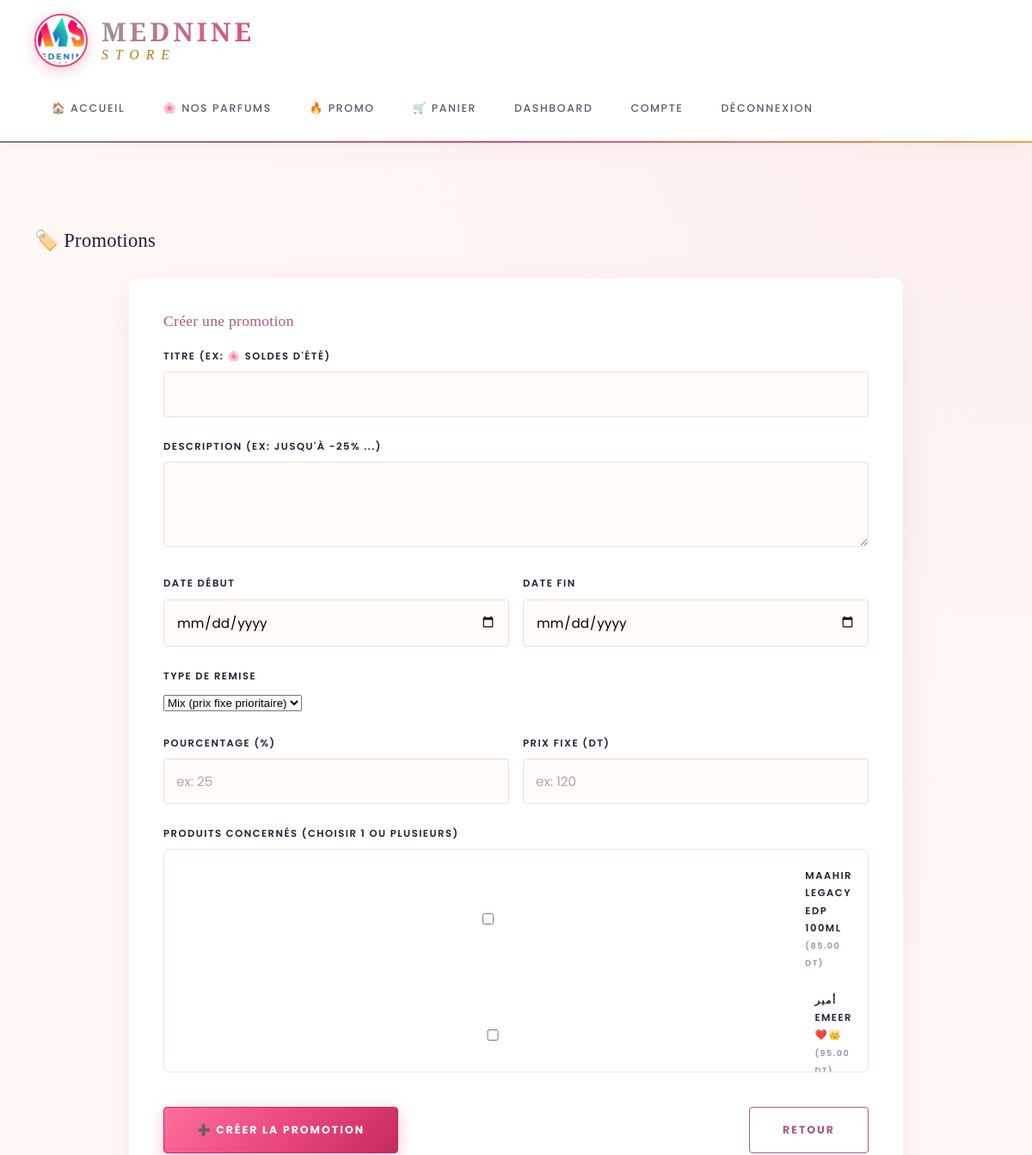
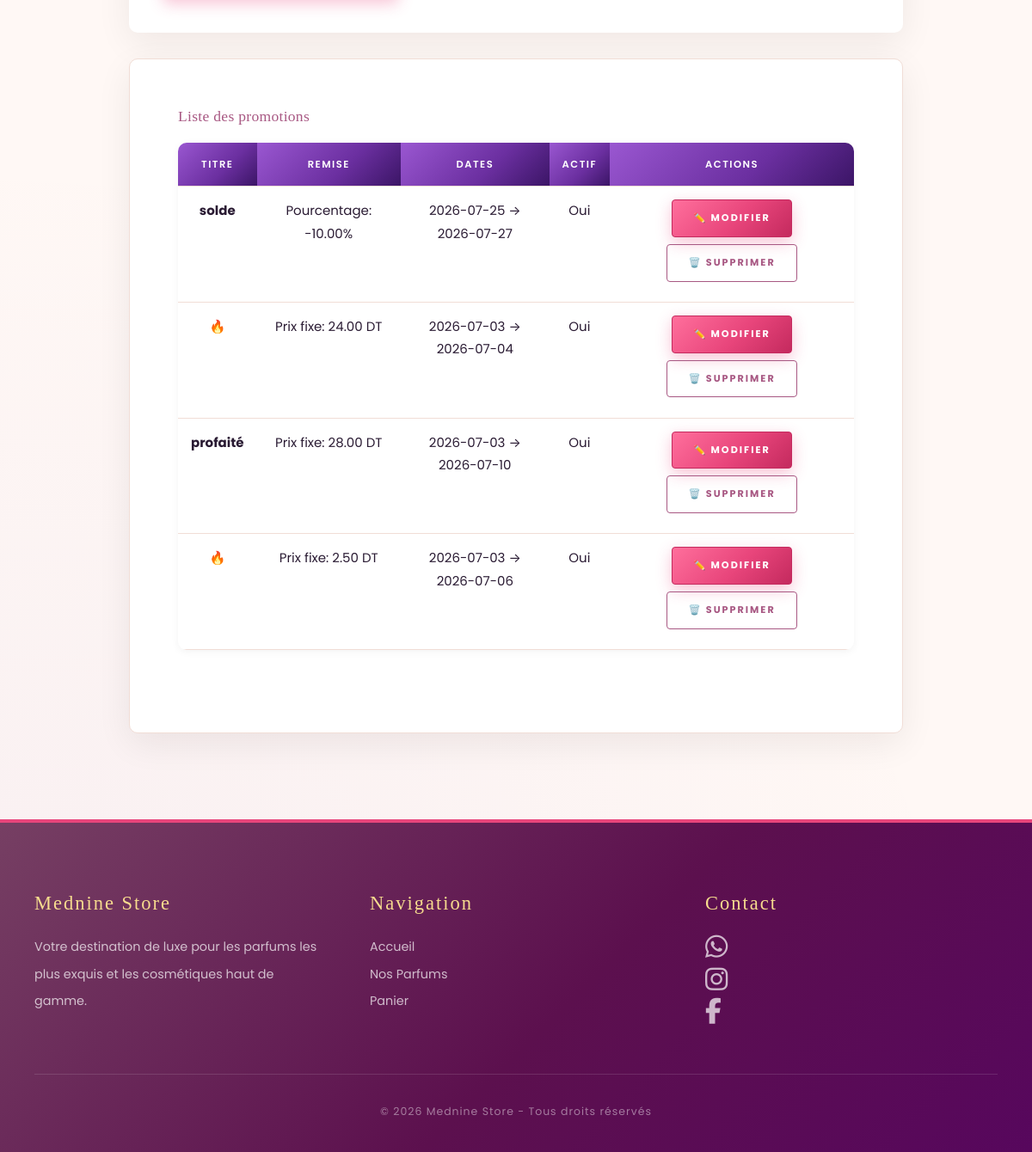
Screenshot of /admin/promotions.php (signed in) with the database file from the repository (2 pictures, top to bottom).
### tables this page shows
CREATE TABLE `produits` (
  `id` int(11) NOT NULL AUTO_INCREMENT,
  `nom` varchar(255) NOT NULL,
  `description` text DEFAULT NULL,
  `prix` decimal(10,2) NOT NULL,
  `image` varchar(255) DEFAULT NULL,
  `categorie_id` int(11) DEFAULT NULL,
  `marque_id` int(11) DEFAULT NULL,
  PRIMARY KEY (`id`),
  KEY `categorie_id` (`categorie_id`),
  KEY `marque_id` (`marque_id`)
);

CREATE TABLE `promotions` (
  `id` int(11) NOT NULL AUTO_INCREMENT,
  `titre` varchar(255) NOT NULL,
  `description` text DEFAULT NULL,
  `pourcentage` decimal(6,2) DEFAULT NULL,
  `prix_fixe` decimal(10,2) DEFAULT NULL,
  `type_promo` enum('prix_fixe','pourcentage','mix') NOT NULL DEFAULT 'mix',
  `date_debut` date DEFAULT NULL,
  `date_fin` date DEFAULT NULL,
  `actif` tinyint(1) NOT NULL DEFAULT 1,
  `date_creation` datetime NOT NULL DEFAULT current_timestamp(),
  PRIMARY KEY (`id`)
);

### admin/promotions.php (the view, shortened to what this page needs)
<?php
require __DIR__ . '/../includes/db.php';
include __DIR__ . '/../includes/header.php';
$stmtPromo = $conn->query("SELECT * FROM promotions ORDER BY date_creation DESC");
$promotions = $stmtPromo->fetchAll(PDO::FETCH_ASSOC);
$stmtProd = $conn->query("SELECT id, nom, prix FROM produits ORDER BY nom ASC");
$products = $stmtProd->fetchAll(PDO::FETCH_ASSOC);
?>
<section class="section">
    <h1>🏷️ Promotions</h1>
    <div class="admin-form" style="margin:30px auto; max-width:900px;">
        <h3 style="margin-bottom:20px; color: var(--secondary);">Créer une promotion</h3>
        <form method="post" enctype="multipart/form-data">
            <div class="form-group">
                <label>Titre (ex: 🌸 SOLDES D'ÉTÉ)</label>
                <input type="text" name="titre" required>
            </div>
            <div class="form-group">
                <label>Description (ex: Jusqu'à -25% ...)</label>
                <textarea name="description" rows="3"></textarea>
            </div>
            <div class="form-group" style="display:grid; grid-template-columns: 1fr 1fr; gap:16px;">
                <div>
                    <label>Date début</label>
                    <input type="date" name="date_debut">
                </div>
                <div>
                    <label>Date fin</label>
                    <input type="date" name="date_fin">
                </div>
            </div>
            <div class="form-group">
                <label>Type de remise</label>
                <select name="type_promo" id="type_promo">
                    <option value="mix" selected>Mix (prix fixe prioritaire)</option>
                </select>
            </div>
            <div class="form-group" style="display:grid; grid-template-columns: 1fr 1fr; gap:16px;">
                <div>
                    <label>Pourcentage (%)</label>
                    <input type="number" name="pourcentage" step="0.01" placeholder="ex: 25">
                </div>
                <div>
                    <label>Prix fixe (DT)</label>
                    <input type="number" name="prix_fixe" step="0.01" placeholder="ex: 120">
                </div>
            </div>
            <div class="form-group">
                <label>Produits concernés (choisir 1 ou plusieurs)</label>
                <div style="max-height:260px; overflow:auto; border:1px solid var(--border); border-radius:8px; padding:12px;">
                    <?php foreach ($products as $p): ?>
                        <label style="display:flex; align-items:center; gap:10px; padding:8px 6px;">
                            <input type="checkbox" name="produits[]" value="<?= (int)$p['id'] ?>">
                            <span style="flex:1;">
                                <?= htmlspecialchars($p['nom']) ?>
                                <small style="color: var(--text-light);">(<?= number_format((float)$p['prix'], 2) ?> DT)</small>
                            </span>
                        </label>
                    <?php endforeach; ?>
                </div>
            </div>
            <div class="admin-actions">
                <button type="submit" class="btn">➕ Créer la promotion</button>
                <a href="index.php" class="btn btn-outline">Retour</a>
            </div>
        </form>
    </div>
    <div class="admin-card" style="max-width:900px; margin:0 auto;">
        <h3 style="margin-bottom:20px; color: var(--secondary);">Liste des promotions</h3>
        <?php if (empty($promotions)): ?>
            <p>Aucune promotion.</p>
        <?php else: ?>
            <table class="admin-table">
                <thead>
                    <tr>
                        <th>Titre</th>
                        <th>Remise</th>
                        <th>Dates</th>
                        <th>Actif</th>
                        <th>Actions</th>
                    </tr>
                </thead>
                <tbody>
                <?php foreach ($promotions as $pr): ?>
                    <tr>
                        <td><strong><?= htmlspecialchars($pr['titre'] ?? '') ?></strong></td>
                        <td>
                            <?php
                            $pf = $pr['prix_fixe'] ?? null;
                            $pc = $pr['pourcentage'] ?? null;
                            if ($pf !== null && $pf !== '') {
                                echo 'Prix fixe: ' . number_format((float)$pf, 2) . ' DT';
                            } elseif ($pc !== null && $pc !== '') {
                                echo 'Pourcentage: -' . number_format((float)$pc, 2) . '%';
                            } else {
                                echo '—';
                            }
                            ?>
                        </td>
                        <td>
                            <?= htmlspecialchars($pr['date_debut'] ?? '') ?> → <?= htmlspecialchars($pr['date_fin'] ?? '') ?>
                        </td>
                        <td><?= !empty($pr['actif']) ? 'Oui' : 'Non' ?></td>
                        <td>
                            <a class="btn btn-small" href="promotion_modifier.php?id=<?= (int)$pr['id'] ?>" style="margin:0 6px; display:inline-block;">✏️ Modifier</a>
                            <a class="btn btn-small btn-outline" href="promotion_supprimer.php?id=<?= (int)$pr['id'] ?>" onclick="return confirm('Supprimer cette promotion ?');" style="margin:0 6px; display:inline-block;">🗑️ Supprimer</a>
                        </td>
                    </tr>
                <?php endforeach; ?>
                </tbody>
            </table>
        <?php endif; ?>
    </div>
</section>
<?php include __DIR__ . '/../includes/footer.php'; ?>

### rows the page displays
produits: nom "MAAHIR LEGACY EDP 100ML", prix "85.00"
produits: nom "أمير EMEER❤️👑", prix "95.00"
promotions: titre "solde", pourcentage "10.00", date_debut "2026-07-25", date_fin "2026-07-27", actif "Oui"
promotions: titre "🔥", prix_fixe "24.00", date_debut "2026-07-03", date_fin "2026-07-04", actif "Oui"
promotions: titre "profaité", prix_fixe "28.00", date_debut "2026-07-03", date_fin "2026-07-10", actif "Oui"
promotions: titre "🔥", prix_fixe "2.50", date_debut "2026-07-03", date_fin "2026-07-06", actif "Oui"
